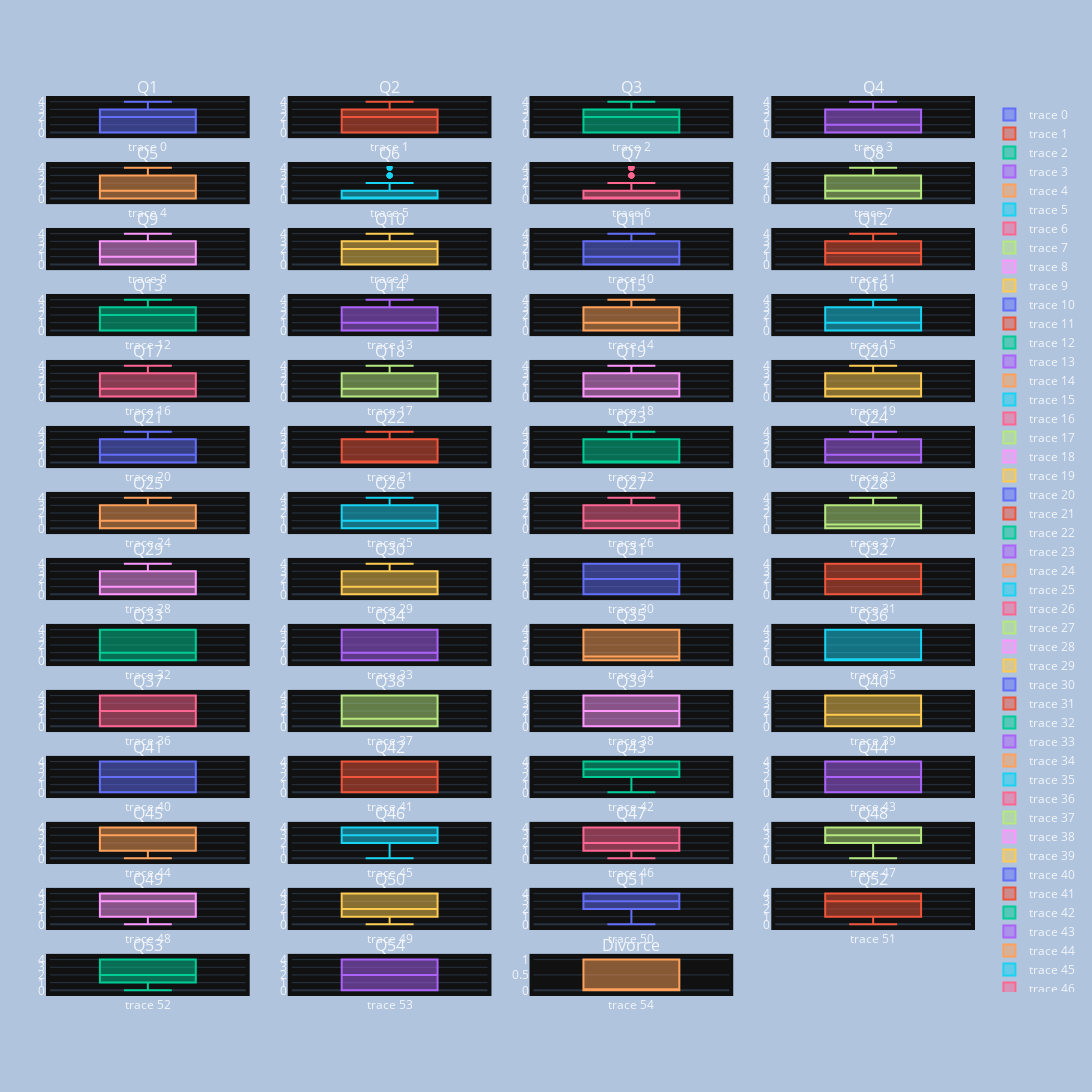

Write notebook code for a chart like this one.
### Markdown cell above
### Data Distribution
Histograms and Box plots are useful to see how the data is distributed. Let's plot the histograms for each feature.

### Code cell
import math
import plotly.graph_objects as go
from plotly.subplots import make_subplots

def make_box_plots(df, cols=4, rows=-1):
    if (rows == -1):
        rows = math.ceil(len(df.columns)/cols)
    fig = make_subplots(
        rows,
        cols,
        subplot_titles = df.columns
    )

    i = 1
    j = 1

    for col in df.columns:
        fig.append_trace(go.Box(y=df[:][col]), i, j)
        if j < cols:
            j += 1
        else:
            j = 1
            i += 1
    fig.update_layout(
        autosize=False,
        width=1200,
        height=2000,
        margin=dict(
            l=50,
            r=50,
            b=100,
            t=100,
            pad=4
        ),
        paper_bgcolor="LightSteelBlue",
    )
    fig.show()
    
make_box_plots(dataFrame)

### Figure 1 — Plotly figure (JSON) as saved in the notebook; plotly's stock layout.template omitted (floating-point values rounded to 4 significant figures; data arrays with more than 128 entries replaced by an {"elided": "..."} marker saying what was removed)
{"data": [{"y": {"elided": "170 int values"}, "type": "box", "xaxis": "x", "yaxis": "y"}, {"y": {"elided": "170 int values"}, "type": "box", "xaxis": "x2", "yaxis": "y2"}, {"y": {"elided": "170 int values"}, "type": "box", "xaxis": "x3", "yaxis": "y3"}, {"y": {"elided": "170 int values"}, "type": "box", "xaxis": "x4", "yaxis": "y4"}, {"y": {"elided": "170 int values"}, "type": "box", "xaxis": "x5", "yaxis": "y5"}, {"y": {"elided": "170 int values"}, "type": "box", "xaxis": "x6", "yaxis": "y6"}, {"y": {"elided": "170 int values"}, "type": "box", "xaxis": "x7", "yaxis": "y7"}, {"y": {"elided": "170 int values"}, "type": "box", "xaxis": "x8", "yaxis": "y8"}, {"y": {"elided": "170 int values"}, "type": "box", "xaxis": "x9", "yaxis": "y9"}, {"y": {"elided": "170 int values"}, "type": "box", "xaxis": "x10", "yaxis": "y10"}, {"y": {"elided": "170 int values"}, "type": "box", "xaxis": "x11", "yaxis": "y11"}, {"y": {"elided": "170 int values"}, "type": "box", "xaxis": "x12", "yaxis": "y12"}, {"y": {"elided": "170 int values"}, "type": "box", "xaxis": "x13", "yaxis": "y13"}, {"y": {"elided": "170 int values"}, "type": "box", "xaxis": "x14", "yaxis": "y14"}, {"y": {"elided": "170 int values"}, "type": "box", "xaxis": "x15", "yaxis": "y15"}, {"y": {"elided": "170 int values"}, "type": "box", "xaxis": "x16", "yaxis": "y16"}, {"y": {"elided": "170 int values"}, "type": "box", "xaxis": "x17", "yaxis": "y17"}, {"y": {"elided": "170 int values"}, "type": "box", "xaxis": "x18", "yaxis": "y18"}, {"y": {"elided": "170 int values"}, "type": "box", "xaxis": "x19", "yaxis": "y19"}, {"y": {"elided": "170 int values"}, "type": "box", "xaxis": "x20", "yaxis": "y20"}, {"y": {"elided": "170 int values"}, "type": "box", "xaxis": "x21", "yaxis": "y21"}, {"y": {"elided": "170 int values"}, "type": "box", "xaxis": "x22", "yaxis": "y22"}, {"y": {"elided": "170 int values"}, "type": "box", "xaxis": "x23", "yaxis": "y23"}, {"y": {"elided": "170 int values"}, "type": "box", "xaxis": "x24", "yaxis": "y24"}, {"y": {"elided": "170 int values"}, "type": "box", "xaxis": "x25", "yaxis": "y25"}, {"y": {"elided": "170 int values"}, "type": "box", "xaxis": "x26", "yaxis": "y26"}, {"y": {"elided": "170 int values"}, "type": "box", "xaxis": "x27", "yaxis": "y27"}, {"y": {"elided": "170 int values"}, "type": "box", "xaxis": "x28", "yaxis": "y28"}, {"y": {"elided": "170 int values"}, "type": "box", "xaxis": "x29", "yaxis": "y29"}, {"y": {"elided": "170 int values"}, "type": "box", "xaxis": "x30", "yaxis": "y30"}, {"y": {"elided": "170 int values"}, "type": "box", "xaxis": "x31", "yaxis": "y31"}, {"y": {"elided": "170 int values"}, "type": "box", "xaxis": "x32", "yaxis": "y32"}, {"y": {"elided": "170 int values"}, "type": "box", "xaxis": "x33", "yaxis": "y33"}, {"y": {"elided": "170 int values"}, "type": "box", "xaxis": "x34", "yaxis": "y34"}, {"y": {"elided": "170 int values"}, "type": "box", "xaxis": "x35", "yaxis": "y35"}, {"y": {"elided": "170 int values"}, "type": "box", "xaxis": "x36", "yaxis": "y36"}, {"y": {"elided": "170 int values"}, "type": "box", "xaxis": "x37", "yaxis": "y37"}, {"y": {"elided": "170 int values"}, "type": "box", "xaxis": "x38", "yaxis": "y38"}, {"y": {"elided": "170 int values"}, "type": "box", "xaxis": "x39", "yaxis": "y39"}, {"y": {"elided": "170 int values"}, "type": "box", "xaxis": "x40", "yaxis": "y40"}, {"y": {"elided": "170 int values"}, "type": "box", "xaxis": "x41", "yaxis": "y41"}, {"y": {"elided": "170 int values"}, "type": "box", "xaxis": "x42", "yaxis": "y42"}, {"y": {"elided": "170 int values"}, "type": "box", "xaxis": "x43", "yaxis": "y43"}, {"y": {"elided": "170 int values"}, "type": "box", "xaxis": "x44", "yaxis": "y44"}, {"y": {"elided": "170 int values"}, "type": "box", "xaxis": "x45", "yaxis": "y45"}, {"y": {"elided": "170 int values"}, "type": "box", "xaxis": "x46", "yaxis": "y46"}, {"y": {"elided": "170 int values"}, "type": "box", "xaxis": "x47", "yaxis": "y47"}, {"y": {"elided": "170 int values"}, "type": "box", "xaxis": "x48", "yaxis": "y48"}, {"y": {"elided": "170 int values"}, "type": "box", "xaxis": "x49", "yaxis": "y49"}, {"y": {"elided": "170 int values"}, "type": "box", "xaxis": "x50", "yaxis": "y50"}, {"y": {"elided": "170 int values"}, "type": "box", "xaxis": "x51", "yaxis": "y51"}, {"y": {"elided": "170 int values"}, "type": "box", "xaxis": "x52", "yaxis": "y52"}, {"y": {"elided": "170 int values"}, "type": "box", "xaxis": "x53", "yaxis": "y53"}, {"y": {"elided": "170 int values"}, "type": "box", "xaxis": "x54", "yaxis": "y54"}, {"y": {"elided": "170 int values"}, "type": "box", "xaxis": "x55", "yaxis": "y55"}], "layout": {"xaxis": {"anchor": "y", "domain": [0.0, 0.2125]}, "yaxis": {"anchor": "x", "domain": [0.9617, 1.0]}, "xaxis2": {"anchor": "y2", "domain": [0.2625, 0.475]}, "yaxis2": {"anchor": "x2", "domain": [0.9617, 1.0]}, "xaxis3": {"anchor": "y3", "domain": [0.525, 0.7375]}, "yaxis3": {"anchor": "x3", "domain": [0.9617, 1.0]}, "xaxis4": {"anchor": "y4", "domain": [0.7875, 1.0]}, "yaxis4": {"anchor": "x4", "domain": [0.9617, 1.0]}, "xaxis5": {"anchor": "y5", "domain": [0.0, 0.2125]}, "yaxis5": {"anchor": "x5", "domain": [0.8878, 0.926]}, "xaxis6": {"anchor": "y6", "domain": [0.2625, 0.475]}, "yaxis6": {"anchor": "x6", "domain": [0.8878, 0.926]}, "xaxis7": {"anchor": "y7", "domain": [0.525, 0.7375]}, "yaxis7": {"anchor": "x7", "domain": [0.8878, 0.926]}, "xaxis8": {"anchor": "y8", "domain": [0.7875, 1.0]}, "yaxis8": {"anchor": "x8", "domain": [0.8878, 0.926]}, "xaxis9": {"anchor": "y9", "domain": [0.0, 0.2125]}, "yaxis9": {"anchor": "x9", "domain": [0.8138, 0.852]}, "xaxis10": {"anchor": "y10", "domain": [0.2625, 0.475]}, "yaxis10": {"anchor": "x10", "domain": [0.8138, 0.852]}, "xaxis11": {"anchor": "y11", "domain": [0.525, 0.7375]}, "yaxis11": {"anchor": "x11", "domain": [0.8138, 0.852]}, "xaxis12": {"anchor": "y12", "domain": [0.7875, 1.0]}, "yaxis12": {"anchor": "x12", "domain": [0.8138, 0.852]}, "xaxis13": {"anchor": "y13", "domain": [0.0, 0.2125]}, "yaxis13": {"anchor": "x13", "domain": [0.7398, 0.7781]}, "xaxis14": {"anchor": "y14", "domain": [0.2625, 0.475]}, "yaxis14": {"anchor": "x14", "domain": [0.7398, 0.7781]}, "xaxis15": {"anchor": "y15", "domain": [0.525, 0.7375]}, "yaxis15": {"anchor": "x15", "domain": [0.7398, 0.7781]}, "xaxis16": {"anchor": "y16", "domain": [0.7875, 1.0]}, "yaxis16": {"anchor": "x16", "domain": [0.7398, 0.7781]}, "xaxis17": {"anchor": "y17", "domain": [0.0, 0.2125]}, "yaxis17": {"anchor": "x17", "domain": [0.6658, 0.7041]}, "xaxis18": {"anchor": "y18", "domain": [0.2625, 0.475]}, "yaxis18": {"anchor": "x18", "domain": [0.6658, 0.7041]}, "xaxis19": {"anchor": "y19", "domain": [0.525, 0.7375]}, "yaxis19": {"anchor": "x19", "domain": [0.6658, 0.7041]}, "xaxis20": {"anchor": "y20", "domain": [0.7875, 1.0]}, "yaxis20": {"anchor": "x20", "domain": [0.6658, 0.7041]}, "xaxis21": {"anchor": "y21", "domain": [0.0, 0.2125]}, "yaxis21": {"anchor": "x21", "domain": [0.5918, 0.6301]}, "xaxis22": {"anchor": "y22", "domain": [0.2625, 0.475]}, "yaxis22": {"anchor": "x22", "domain": [0.5918, 0.6301]}, "xaxis23": {"anchor": "y23", "domain": [0.525, 0.7375]}, "yaxis23": {"anchor": "x23", "domain": [0.5918, 0.6301]}, "xaxis24": {"anchor": "y24", "domain": [0.7875, 1.0]}, "yaxis24": {"anchor": "x24", "domain": [0.5918, 0.6301]}, "xaxis25": {"anchor": "y25", "domain": [0.0, 0.2125]}, "yaxis25": {"anchor": "x25", "domain": [0.5179, 0.5561]}, "xaxis26": {"anchor": "y26", "domain": [0.2625, 0.475]}, "yaxis26": {"anchor": "x26", "domain": [0.5179, 0.5561]}, "xaxis27": {"anchor": "y27", "domain": [0.525, 0.7375]}, "yaxis27": {"anchor": "x27", "domain": [0.5179, 0.5561]}, "xaxis28": {"anchor": "y28", "domain": [0.7875, 1.0]}, "yaxis28": {"anchor": "x28", "domain": [0.5179, 0.5561]}, "xaxis29": {"anchor": "y29", "domain": [0.0, 0.2125]}, "yaxis29": {"anchor": "x29", "domain": [0.4439, 0.4821]}, "xaxis30": {"anchor": "y30", "domain": [0.2625, 0.475]}, "yaxis30": {"anchor": "x30", "domain": [0.4439, 0.4821]}, "xaxis31": {"anchor": "y31", "domain": [0.525, 0.7375]}, "yaxis31": {"anchor": "x31", "domain": [0.4439, 0.4821]}, "xaxis32": {"anchor": "y32", "domain": [0.7875, 1.0]}, "yaxis32": {"anchor": "x32", "domain": [0.4439, 0.4821]}, "xaxis33": {"anchor": "y33", "domain": [0.0, 0.2125]}, "yaxis33": {"anchor": "x33", "domain": [0.3699, 0.4082]}, "xaxis34": {"anchor": "y34", "domain": [0.2625, 0.475]}, "yaxis34": {"anchor": "x34", "domain": [0.3699, 0.4082]}, "xaxis35": {"anchor": "y35", "domain": [0.525, 0.7375]}, "yaxis35": {"anchor": "x35", "domain": [0.3699, 0.4082]}, "xaxis36": {"anchor": "y36", "domain": [0.7875, 1.0]}, "yaxis36": {"anchor": "x36", "domain": [0.3699, 0.4082]}, "xaxis37": {"anchor": "y37", "domain": [0.0, 0.2125]}, "yaxis37": {"anchor": "x37", "domain": [0.2959, 0.3342]}, "xaxis38": {"anchor": "y38", "domain": [0.2625, 0.475]}, "yaxis38": {"anchor": "x38", "domain": [0.2959, 0.3342]}, "xaxis39": {"anchor": "y39", "domain": [0.525, 0.7375]}, "yaxis39": {"anchor": "x39", "domain": [0.2959, 0.3342]}, "xaxis40": {"anchor": "y40", "domain": [0.7875, 1.0]}, "yaxis40": {"anchor": "x40", "domain": [0.2959, 0.3342]}, "xaxis41": {"anchor": "y41", "domain": [0.0, 0.2125]}, "yaxis41": {"anchor": "x41", "domain": [0.2219, 0.2602]}, "xaxis42": {"anchor": "y42", "domain": [0.2625, 0.475]}, "yaxis42": {"anchor": "x42", "domain": [0.2219, 0.2602]}, "xaxis43": {"anchor": "y43", "domain": [0.525, 0.7375]}, "yaxis43": {"anchor": "x43", "domain": [0.2219, 0.2602]}, "xaxis44": {"anchor": "y44", "domain": [0.7875, 1.0]}, "yaxis44": {"anchor": "x44", "domain": [0.2219, 0.2602]}, "xaxis45": {"anchor": "y45", "domain": [0.0, 0.2125]}, "yaxis45": {"anchor": "x45", "domain": [0.148, 0.1862]}, "xaxis46": {"anchor": "y46", "domain": [0.2625, 0.475]}, "yaxis46": {"anchor": "x46", "domain": [0.148, 0.1862]}, "xaxis47": {"anchor": "y47", "domain": [0.525, 0.7375]}, "yaxis47": {"anchor": "x47", "domain": [0.148, 0.1862]}, "xaxis48": {"anchor": "y48", "domain": [0.7875, 1.0]}, "yaxis48": {"anchor": "x48", "domain": [0.148, 0.1862]}, "xaxis49": {"anchor": "y49", "domain": [0.0, 0.2125]}, "yaxis49": {"anchor": "x49", "domain": [0.07398, 0.1122]}, "xaxis50": {"anchor": "y50", "domain": [0.2625, 0.475]}, "yaxis50": {"anchor": "x50", "domain": [0.07398, 0.1122]}, "xaxis51": {"anchor": "y51", "domain": [0.525, 0.7375]}, "yaxis51": {"anchor": "x51", "domain": [0.07398, 0.1122]}, "xaxis52": {"anchor": "y52", "domain": [0.7875, 1.0]}, "yaxis52": {"anchor": "x52", "domain": [0.07398, 0.1122]}, "xaxis53": {"anchor": "y53", "domain": [0.0, 0.2125]}, "yaxis53": {"anchor": "x53", "domain": [0.0, 0.03827]}, "xaxis54": {"anchor": "y54", "domain": [0.2625, 0.475]}, "yaxis54": {"anchor": "x54", "domain": [0.0, 0.03827]}, "xaxis55": {"anchor": "y55", "domain": [0.525, 0.7375]}, "yaxis55": {"anchor": "x55", "domain": [0.0, 0.03827]}, "xaxis56": {"anchor": "y56", "domain": [0.7875, 1.0]}, "yaxis56": {"anchor": "x56", "domain": [0.0, 0.03827]}, "annotations": [{"font": {"size": 16}, "showarrow": false, "text": "Q1", "x": 0.1062, "xanchor": "center", "xref": "paper", "y": 1.0, "yanchor": "bottom", "yref": "paper"}, {"font": {"size": 16}, "showarrow": false, "text": "Q2", "x": 0.3688, "xanchor": "center", "xref": "paper", "y": 1.0, "yanchor": "bottom", "yref": "paper"}, {"font": {"size": 16}, "showarrow": false, "text": "Q3", "x": 0.6313, "xanchor": "center", "xref": "paper", "y": 1.0, "yanchor": "bottom", "yref": "paper"}, {"font": {"size": 16}, "showarrow": false, "text": "Q4", "x": 0.8938, "xanchor": "center", "xref": "paper", "y": 1.0, "yanchor": "bottom", "yref": "paper"}, {"font": {"size": 16}, "showarrow": false, "text": "Q5", "x": 0.1062, "xanchor": "center", "xref": "paper", "y": 0.926, "yanchor": "bottom", "yref": "paper"}, {"font": {"size": 16}, "showarrow": false, "text": "Q6", "x": 0.3688, "xanchor": "center", "xref": "paper", "y": 0.926, "yanchor": "bottom", "yref": "paper"}, {"font": {"size": 16}, "showarrow": false, "text": "Q7", "x": 0.6313, "xanchor": "center", "xref": "paper", "y": 0.926, "yanchor": "bottom", "yref": "paper"}, {"font": {"size": 16}, "showarrow": false, "text": "Q8", "x": 0.8938, "xanchor": "center", "xref": "paper", "y": 0.926, "yanchor": "bottom", "yref": "paper"}, {"font": {"size": 16}, "showarrow": false, "text": "Q9", "x": 0.1062, "xanchor": "center", "xref": "paper", "y": 0.852, "yanchor": "bottom", "yref": "paper"}, {"font": {"size": 16}, "showarrow": false, "text": "Q10", "x": 0.3688, "xanchor": "center", "xref": "paper", "y": 0.852, "yanchor": "bottom", "yref": "paper"}, {"font": {"size": 16}, "showarrow": false, "text": "Q11", "x": 0.6313, "xanchor": "center", "xref": "paper", "y": 0.852, "yanchor": "bottom", "yref": "paper"}, {"font": {"size": 16}, "showarrow": false, "text": "Q12", "x": 0.8938, "xanchor": "center", "xref": "paper", "y": 0.852, "yanchor": "bottom", "yref": "paper"}, {"font": {"size": 16}, "showarrow": false, "text": "Q13", "x": 0.1062, "xanchor": "center", "xref": "paper", "y": 0.7781, "yanchor": "bottom", "yref": "paper"}, {"font": {"size": 16}, "showarrow": false, "text": "Q14", "x": 0.3688, "xanchor": "center", "xref": "paper", "y": 0.7781, "yanchor": "bottom", "yref": "paper"}, {"font": {"size": 16}, "showarrow": false, "text": "Q15", "x": 0.6313, "xanchor": "center", "xref": "paper", "y": 0.7781, "yanchor": "bottom", "yref": "paper"}, {"font": {"size": 16}, "showarrow": false, "text": "Q16", "x": 0.8938, "xanchor": "center", "xref": "paper", "y": 0.7781, "yanchor": "bottom", "yref": "paper"}, {"font": {"size": 16}, "showarrow": false, "text": "Q17", "x": 0.1062, "xanchor": "center", "xref": "paper", "y": 0.7041, "yanchor": "bottom", "yref": "paper"}, {"font": {"size": 16}, "showarrow": false, "text": "Q18", "x": 0.3688, "xanchor": "center", "xref": "paper", "y": 0.7041, "yanchor": "bottom", "yref": "paper"}, {"font": {"size": 16}, "showarrow": false, "text": "Q19", "x": 0.6313, "xanchor": "center", "xref": "paper", "y": 0.7041, "yanchor": "bottom", "yref": "paper"}, {"font": {"size": 16}, "showarrow": false, "text": "Q20", "x": 0.8938, "xanchor": "center", "xref": "paper", "y": 0.7041, "yanchor": "bottom", "yref": "paper"}, {"font": {"size": 16}, "showarrow": false, "text": "Q21", "x": 0.1062, "xanchor": "center", "xref": "paper", "y": 0.6301, "yanchor": "bottom", "yref": "paper"}, {"font": {"size": 16}, "showarrow": false, "text": "Q22", "x": 0.3688, "xanchor": "center", "xref": "paper", "y": 0.6301, "yanchor": "bottom", "yref": "paper"}, {"font": {"size": 16}, "showarrow": false, "text": "Q23", "x": 0.6313, "xanchor": "center", "xref": "paper", "y": 0.6301, "yanchor": "bottom", "yref": "paper"}, {"font": {"size": 16}, "showarrow": false, "text": "Q24", "x": 0.8938, "xanchor": "center", "xref": "paper", "y": 0.6301, "yanchor": "bottom", "yref": "paper"}, {"font": {"size": 16}, "showarrow": false, "text": "Q25", "x": 0.1062, "xanchor": "center", "xref": "paper", "y": 0.5561, "yanchor": "bottom", "yref": "paper"}, {"font": {"size": 16}, "showarrow": false, "text": "Q26", "x": 0.3688, "xanchor": "center", "xref": "paper", "y": 0.5561, "yanchor": "bottom", "yref": "paper"}, {"font": {"size": 16}, "showarrow": false, "text": "Q27", "x": 0.6313, "xanchor": "center", "xref": "paper", "y": 0.5561, "yanchor": "bottom", "yref": "paper"}, {"font": {"size": 16}, "showarrow": false, "text": "Q28", "x": 0.8938, "xanchor": "center", "xref": "paper", "y": 0.5561, "yanchor": "bottom", "yref": "paper"}, {"font": {"size": 16}, "showarrow": false, "text": "Q29", "x": 0.1062, "xanchor": "center", "xref": "paper", "y": 0.4821, "yanchor": "bottom", "yref": "paper"}, {"font": {"size": 16}, "showarrow": false, "text": "Q30", "x": 0.3688, "xanchor": "center", "xref": "paper", "y": 0.4821, "yanchor": "bottom", "yref": "paper"}, {"font": {"size": 16}, "showarrow": false, "text": "Q31", "x": 0.6313, "xanchor": "center", "xref": "paper", "y": 0.4821, "yanchor": "bottom", "yref": "paper"}, {"font": {"size": 16}, "showarrow": false, "text": "Q32", "x": 0.8938, "xanchor": "center", "xref": "paper", "y": 0.4821, "yanchor": "bottom", "yref": "paper"}, {"font": {"size": 16}, "showarrow": false, "text": "Q33", "x": 0.1062, "xanchor": "center", "xref": "paper", "y": 0.4082, "yanchor": "bottom", "yref": "paper"}, {"font": {"size": 16}, "showarrow": false, "text": "Q34", "x": 0.3688, "xanchor": "center", "xref": "paper", "y": 0.4082, "yanchor": "bottom", "yref": "paper"}, {"font": {"size": 16}, "showarrow": false, "text": "Q35", "x": 0.6313, "xanchor": "center", "xref": "paper", "y": 0.4082, "yanchor": "bottom", "yref": "paper"}, {"font": {"size": 16}, "showarrow": false, "text": "Q36", "x": 0.8938, "xanchor": "center", "xref": "paper", "y": 0.4082, "yanchor": "bottom", "yref": "paper"}, {"font": {"size": 16}, "showarrow": false, "text": "Q37", "x": 0.1062, "xanchor": "center", "xref": "paper", "y": 0.3342, "yanchor": "bottom", "yref": "paper"}, {"font": {"size": 16}, "showarrow": false, "text": "Q38", "x": 0.3688, "xanchor": "center", "xref": "paper", "y": 0.3342, "yanchor": "bottom", "yref": "paper"}, {"font": {"size": 16}, "showarrow": false, "text": "Q39", "x": 0.6313, "xanchor": "center", "xref": "paper", "y": 0.3342, "yanchor": "bottom", "yref": "paper"}, {"font": {"size": 16}, "showarrow": false, "text": "Q40", "x": 0.8938, "xanchor": "center", "xref": "paper", "y": 0.3342, "yanchor": "bottom", "yref": "paper"}, {"font": {"size": 16}, "showarrow": false, "text": "Q41", "x": 0.1062, "xanchor": "center", "xref": "paper", "y": 0.2602, "yanchor": "bottom", "yref": "paper"}, {"font": {"size": 16}, "showarrow": false, "text": "Q42", "x": 0.3688, "xanchor": "center", "xref": "paper", "y": 0.2602, "yanchor": "bottom", "yref": "paper"}, {"font": {"size": 16}, "showarrow": false, "text": "Q43", "x": 0.6313, "xanchor": "center", "xref": "paper", "y": 0.2602, "yanchor": "bottom", "yref": "paper"}, {"font": {"size": 16}, "showarrow": false, "text": "Q44", "x": 0.8938, "xanchor": "center", "xref": "paper", "y": 0.2602, "yanchor": "bottom", "yref": "paper"}, {"font": {"size": 16}, "showarrow": false, "text": "Q45", "x": 0.1062, "xanchor": "center", "xref": "paper", "y": 0.1862, "yanchor": "bottom", "yref": "paper"}, {"font": {"size": 16}, "showarrow": false, "text": "Q46", "x": 0.3688, "xanchor": "center", "xref": "paper", "y": 0.1862, "yanchor": "bottom", "yref": "paper"}, {"font": {"size": 16}, "showarrow": false, "text": "Q47", "x": 0.6313, "xanchor": "center", "xref": "paper", "y": 0.1862, "yanchor": "bottom", "yref": "paper"}, {"font": {"size": 16}, "showarrow": false, "text": "Q48", "x": 0.8938, "xanchor": "center", "xref": "paper", "y": 0.1862, "yanchor": "bottom", "yref": "paper"}, {"font": {"size": 16}, "showarrow": false, "text": "Q49", "x": 0.1062, "xanchor": "center", "xref": "paper", "y": 0.1122, "yanchor": "bottom", "yref": "paper"}, {"font": {"size": 16}, "showarrow": false, "text": "Q50", "x": 0.3688, "xanchor": "center", "xref": "paper", "y": 0.1122, "yanchor": "bottom", "yref": "paper"}, {"font": {"size": 16}, "showarrow": false, "text": "Q51", "x": 0.6313, "xanchor": "center", "xref": "paper", "y": 0.1122, "yanchor": "bottom", "yref": "paper"}, {"font": {"size": 16}, "showarrow": false, "text": "Q52", "x": 0.8938, "xanchor": "center", "xref": "paper", "y": 0.1122, "yanchor": "bottom", "yref": "paper"}, {"font": {"size": 16}, "showarrow": false, "text": "Q53", "x": 0.1062, "xanchor": "center", "xref": "paper", "y": 0.03827, "yanchor": "bottom", "yref": "paper"}, {"font": {"size": 16}, "showarrow": false, "text": "Q54", "x": 0.3688, "xanchor": "center", "xref": "paper", "y": 0.03827, "yanchor": "bottom", "yref": "paper"}, {"font": {"size": 16}, "showarrow": false, "text": "Divorce", "x": 0.6313, "xanchor": "center", "xref": "paper", "y": 0.03827, "yanchor": "bottom", "yref": "paper"}], "margin": {"l": 50, "r": 50, "b": 100, "t": 100, "pad": 4}, "autosize": false, "width": 1200, "height": 2000, "paper_bgcolor": "LightSteelBlue"}}
